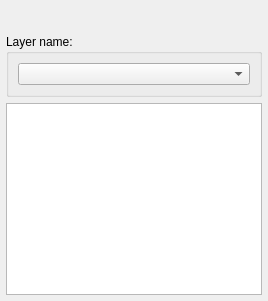
         <widget class="QWidget" name="tabStatistics">
          <attribute name="title">
           <string>Statistics</string>
          </attribute>
          <layout class="QVBoxLayout" name="verticalLayout_9">
           <property name="leftMargin">
            <number>6</number>
           </property>
           <property name="topMargin">
            <number>6</number>
           </property>
           <property name="rightMargin">
            <number>6</number>
           </property>
           <property name="bottomMargin">
            <number>6</number>
           </property>
           <item>
            <layout class="QHBoxLayout" name="horizontalLayout_8">
             <item>
              <widget class="QPushButton" name="buttonExportChartStatsExcelClipboard">
               <property name="minimumSize">
                <size>
                 <width>0</width>
                 <height>0</height>
                </size>
               </property>
               <property name="maximumSize">
                <size>
                 <width>32</width>
                 <height>26</height>
                </size>
               </property>
               <property name="toolTip">
                <string>Save Statistics table to clipboard in spreadsheet format, ready to paste!</string>
               </property>
               <property name="text">
                <string/>
               </property>
               <property name="icon">
                <iconset resource="gex.qrc">
                 <normaloff>:/gex/icons/csv_spreadsheet.png</normaloff>:/gex/icons/csv_spreadsheet.png</iconset>
               </property>
               <property name="iconSize">
                <size>
                 <width>32</width>
                 <height>32</height>
                </size>
               </property>
               <property name="flat">
                <bool>true</bool>
               </property>
              </widget>
             </item>
             <item>
              <spacer name="horizontalSpacer_8">
               <property name="orientation">
                <enum>Qt::Horizontal</enum>
               </property>
               <property name="sizeHint" stdset="0">
                <size>
                 <width>178</width>
                 <height>20</height>
                </size>
               </property>
              </spacer>
             </item>
            </layout>
           </item>
           <item>
            <widget class="QGroupBox" name="buttonChartLayer">
             <property name="title">
              <string>Layer name:</string>
             </property>
             <layout class="QGridLayout" name="gridLayout_14">
              <item row="0" column="0">
               <widget class="QComboBox" name="comboBoxChartLayer">
                <property name="sizePolicy">
                 <sizepolicy hsizetype="Ignored" vsizetype="Fixed">
                  <horstretch>0</horstretch>
                  <verstretch>0</verstretch>
                 </sizepolicy>
                </property>
                <property name="toolTip">
                 <string>Select which chart layer Info to review</string>
                </property>
                <property name="sizeAdjustPolicy">
                 <enum>QComboBox::AdjustToMinimumContentsLength</enum>
                </property>
               </widget>
              </item>
             </layout>
            </widget>
           </item>
           <item>
            <widget class="QTextBrowser" name="textBrowserInfo">
             <property name="autoFormatting">
              <set>QTextEdit::AutoAll</set>
             </property>
             <property name="undoRedoEnabled">
              <bool>true</bool>
             </property>
             <property name="textInteractionFlags">
              <set>Qt::NoTextInteraction</set>
             </property>
            </widget>
           </item>
          </layout>
         </widget>
